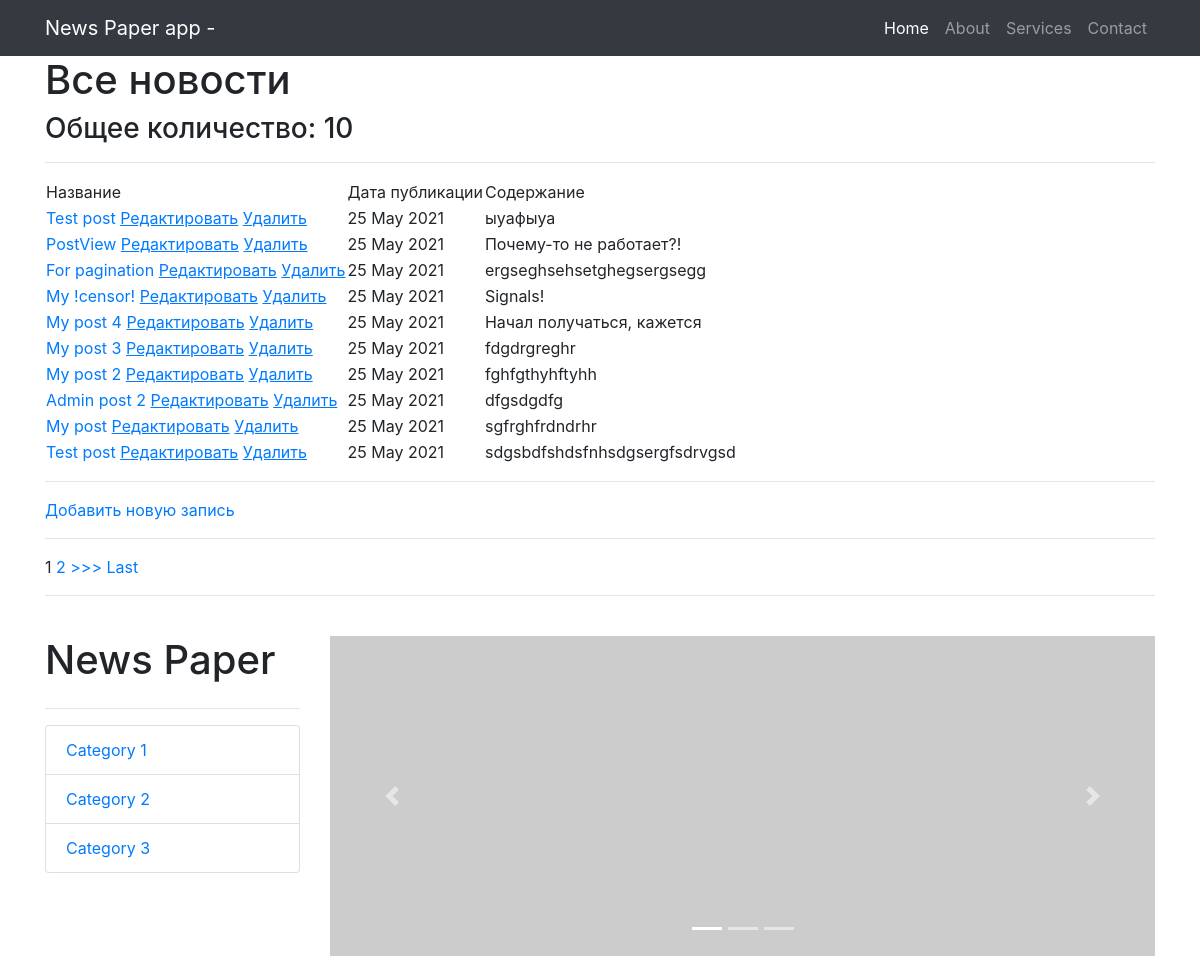
The page /news/ (upper part) on the database as committed earlier.
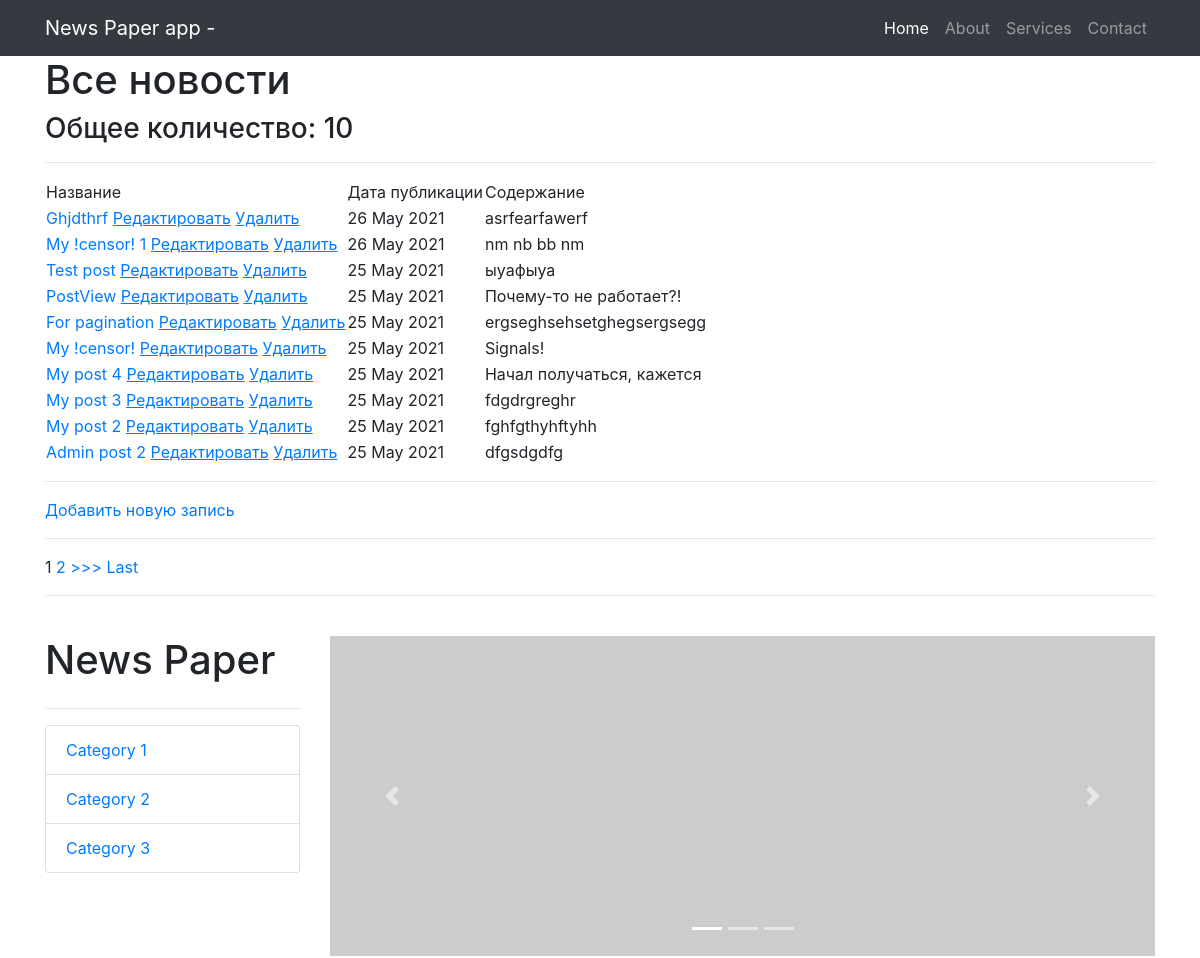
The same page on the database as committed later.
### news/models.py (models this page shows, shortened)
class Post(models.Model):
    state = 'ST'
    new = 'NE'
    POSITIONS = [
        (state, 'Статья'),
        (new, 'Новость')
    ]
    position = models.CharField(max_length=2,
                                choices=POSITIONS,
                                default=state)
    post_date = models.DateTimeField(auto_now_add=True)
    post_name = models.CharField(max_length=250)
    content = models.TextField()
    rating_post = models.IntegerField(default=0)
    author = models.ForeignKey(Author, on_delete=models.CASCADE)
    category = models.ManyToManyField(Category, through='PostCategory')

### news/views.py (the view)
class PostList(ListView):
    model = Post  # указываем модель, объекты которой мы будем выводить
    template_name = 'posts.html'  # указываем имя шаблона, в котором будет лежать html, в
    context_object_name = 'posts'  # это имя списка, в котором будут лежать все объекты,
    queryset = Post.objects.order_by('-post_date')
    paginate_by = 10
    def get_context_data(self, **kwargs):
        context = super().get_context_data(**kwargs)
        context['filter'] = PostFilter(self.request.GET,
                                       queryset=self.get_queryset())  # вписываем фильтр
        return context

### news/templatetags/custom_filters.py (called while the page is built)
@register.filter(name='censor')
def censor(value, arg):
    words = value.split()
    value1 = ''
    for word in words:
        if isinstance(word, str) and isinstance(arg, str):
            if word == arg:
                word = '!censor!'
            value1 += word + ' '
        else:
            raise ValueError(f'Нельзя {type(word)}!')
    return value1

### templates/posts.html (shortened to what this page needs)
{% extends 'flatpages/default.html' %}
{% load custom_filters %}
{% block content %}
    <h1>Все новости</h1>
    <h3>Общее количество: {{ posts | length }}</h3>
    <hr>
    {% if posts %}
        <table>
            <tr>
                <td>
                    Название
                </td>
                <td>
                    Дата публикации
                </td>
                <td>
                    Содержание
                </td>
            </tr>
        {% for post in page_obj %}
            <tr>
                <td>
                    <a href="{% url 'news:post' post.id %}">{{ post.post_name | censor:'new' }}</a>
                    <a href="{% url 'news:post_update' post.id %}"><u>Редактировать</u></a>
                 <a href="{% url 'news:post_delete' post.id %}"><u> Удалить </u></a>
                </td>
                <td>
                    {{ post.post_date | date:'d M Y' }}
                </td>
                <td>
                    {{ post.content | truncatechars:50 | censor:'ipsum' }}
                </td>
            </tr>
        {% endfor %}
        </table>
        <hr>
        <a href="{% url 'news:post_create' %}">Добавить новую запись</a> <br>
        <hr>
        {% if is_paginated %}
            {% for num in page_obj.paginator.page_range %}
                {% if page_obj.number == num %}
                    <a>{{ num }}</a>
                {% elif num > page_obj.number|add:'-3' and num < page_obj.number|add:'3' %}
                    <a href="?page={{ num }}">{{ num }}</a>
                {% endif %}
            {% endfor %}
            {% if page_obj.has_next %}
                <a href="?page={{ page_obj.next_page_number }}">>>></a>
                <a href="?page={{ page_obj.paginator.num_pages }}">Last</a>
            {% endif %}
        {% endif %}
    {% else %}
        <h2>Новостей нет!</h2>
        <a href="{% url 'news:post_create' %}">Добавить новую запись</a> <br>
    {% endif %}
{% endblock content %}

Rows that differ between the two databases and show on the page:
no longer on this page (row unchanged): Post: post_name|censor "My post", post_date "25 May 2021", content|censor "sgfrghfrdndrhr"
no longer on this page (row unchanged): Post: post_name|censor "Test post", post_date "25 May 2021", content|censor "sdgsbdfshdsfnhsdgsergfsdrvgsd"
added Post: post_name|censor "Ghjdthrf", post_date "26 May 2021", content|censor "asrfearfawerf"
added Post: post_name|censor "My !censor! 1", post_date "26 May 2021", content|censor "nm nb bb nm"
